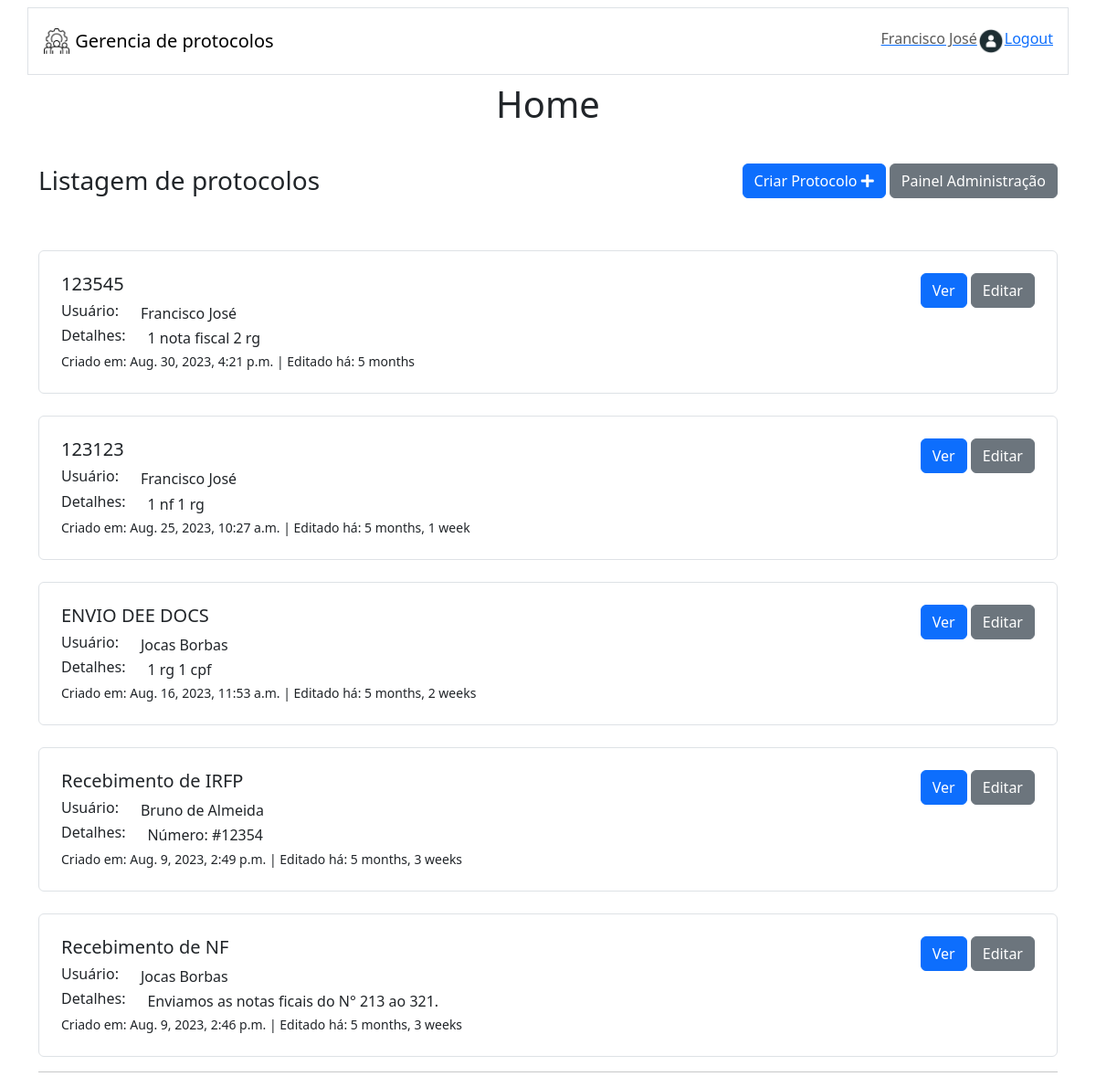
The page / (signed in) on the database as committed earlier.
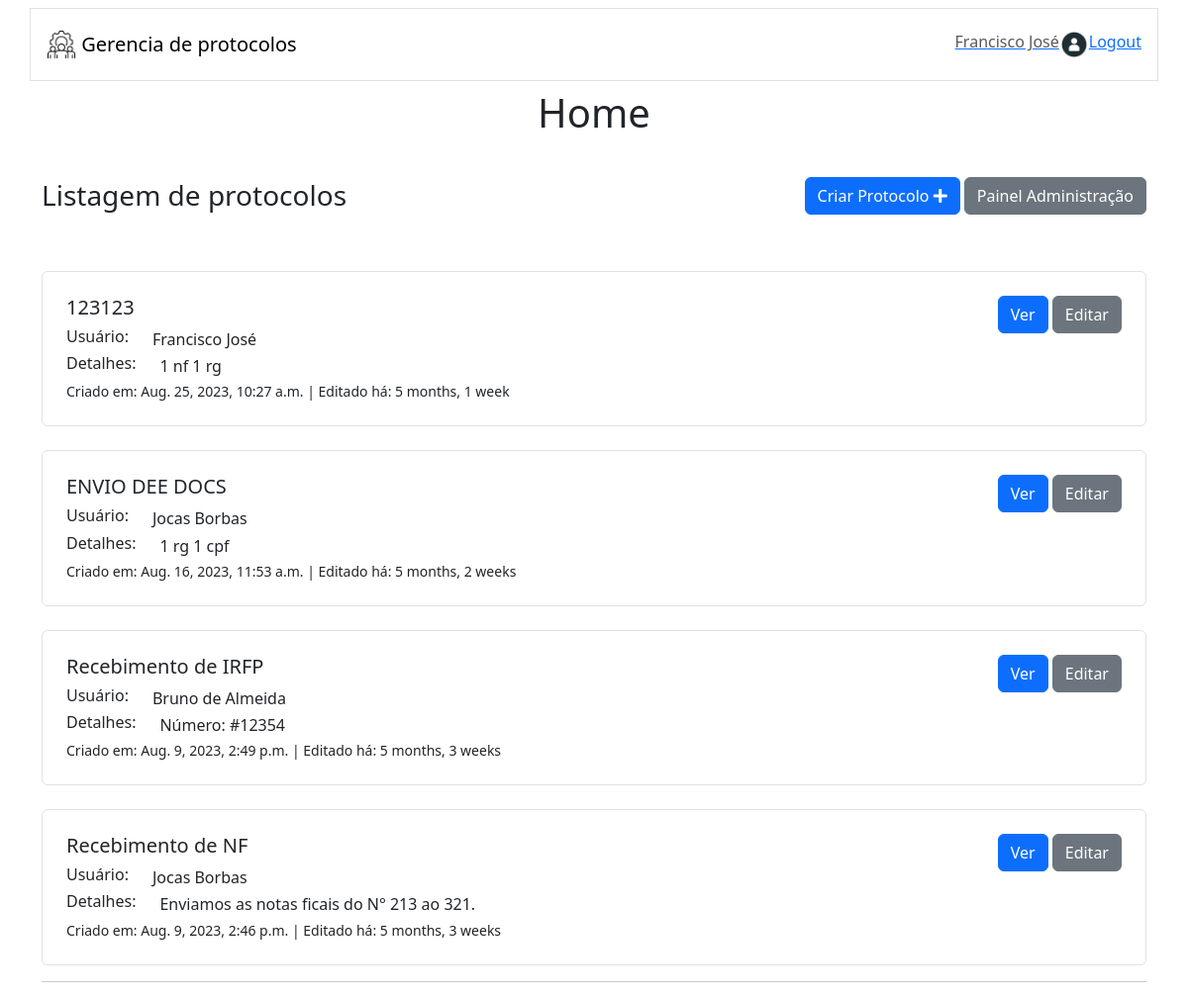
The same page on the database as committed later.
### ticketApp/models.py (models this page shows, shortened)
class Protocolo(models.Model):
    name = models.CharField(max_length=200)
    author = models.ForeignKey(User, on_delete=models.PROTECT)
    empresa = models.ForeignKey(Empresa, on_delete=models.CASCADE, related_name='protocolos')
    description = models.TextField(null=True, blank=True)
    updated_at = models.DateTimeField(auto_now=True)
    created_at = models.DateTimeField(auto_now_add=True)

class User(AbstractUser):
    name = models.CharField(max_length=100, null=True)
    username = models.CharField(max_length=150, unique=True)
    email = models.EmailField(max_length = 254, null=True, default=None)
    empresa = models.ForeignKey(Empresa, on_delete=models.CASCADE, related_name='usuarios', default=None , null=True)
    supervisor =  models.BooleanField(default=False)
    USERNAME_FIELD = 'username'

### ticketApp/views.py (the view)
# urls.py: path('', views.home_view, name='home_url'),
def home_view(request):
    if request.user.is_authenticated:
      if request.user.is_staff:
        protocolos = Protocolo.objects.all().order_by('-pk') ## Do maior  ID pro menor
      else:
        protocolos = Protocolo.objects.filter(empresa=request.user.empresa).order_by('-pk')
      ctx = {'protocolos': protocolos, 'page': 'home'}
      return render(request, 'home.html', ctx)
    else:
      return redirect('login_url')

### ticketApp/templates/home.html (shortened to what this page needs)
{% extends 'main.html' %}
{% block content %}
{% include 'components/navbar.html' %}
<body>
  <div class="container-fluid body-header">
    <h1>Home</h1>
    <div class="container d-flex justify-content-between align-items-center">
      <h3 class="m-0">Listagem de protocolos</h3>
      <div class="buttons">
        <a class='btn btn-primary' href="{% url 'create_protocol_url' %}"> Criar Protocolo <i class="fas fa-plus"></i>
        </a>
        {% if request.user.is_staff %}
        <a class='btn btn-secondary' href="{% url 'supervisor_url' %}">Painel Administração</a>
        {% endif %}
      </div>
    </div>
  </div>
  <div class="container">
    {% for p in protocolos %}
    {% include 'components/protocol_item.html' %}
    {% endfor %}
    <hr>
  </div>
</body>
{% endblock %}

### ticketApp/templates/components/protocol_item.html
{% block content %}
<div class="listagem container p-4 mt-4 border rounded-top rounded-bottom protocolo">
  <div class="row">
      <div class="col-md-8">
          <div class="row align-items-start">
                <div class="row">
                    <h5>{{p.name}}</h5>
                </div>
                {% if page == 'home'%}
                <div class="row">
                    <div class="col-md-auto"><h6>Usuário:</h6></div>
                    <div class="col">{{p.author.name}}</div>
                </div>
                {% else %}
                <div class="row">
                    <div class="col-md-auto"><h6>Empresa:</h6></div>
                    <div class="col">{{p.empresa}}</div>
                </div>
                {% endif %}
                <div class="row">
                    <div class="col-md-auto"><h6>Detalhes:</h6></div>
                    <div class="col">{{p.description}}</div>
                </div>
                <div class="row">
                    <small>Criado em: {{p.created_at}} | Editado há: {{p.created_at|timesince}}</small>
                </div>
          </div>
      </div>
      <div class="col-md-4 d-flex justify-content-end align-items-start">
          <div class="buttons">
              <button class="btn btn-primary">Ver</button>
              {% if request.user.is_staff %}
              <a href="{% url 'edit_protocol_url' p.id %}" class="btn btn-secondary ml-2">Editar</a>
              {% endif %}
          </div>
      </div>
  </div>
</div>
{% endblock %}

Rows that differ between the two databases and show on the page:
removed Protocolo: name "123545", author.name "Francisco José", description "1 nota fiscal 2 rg", created_at "Aug. 30, 2023, 4:21 p.m.", created_at "5 months"
